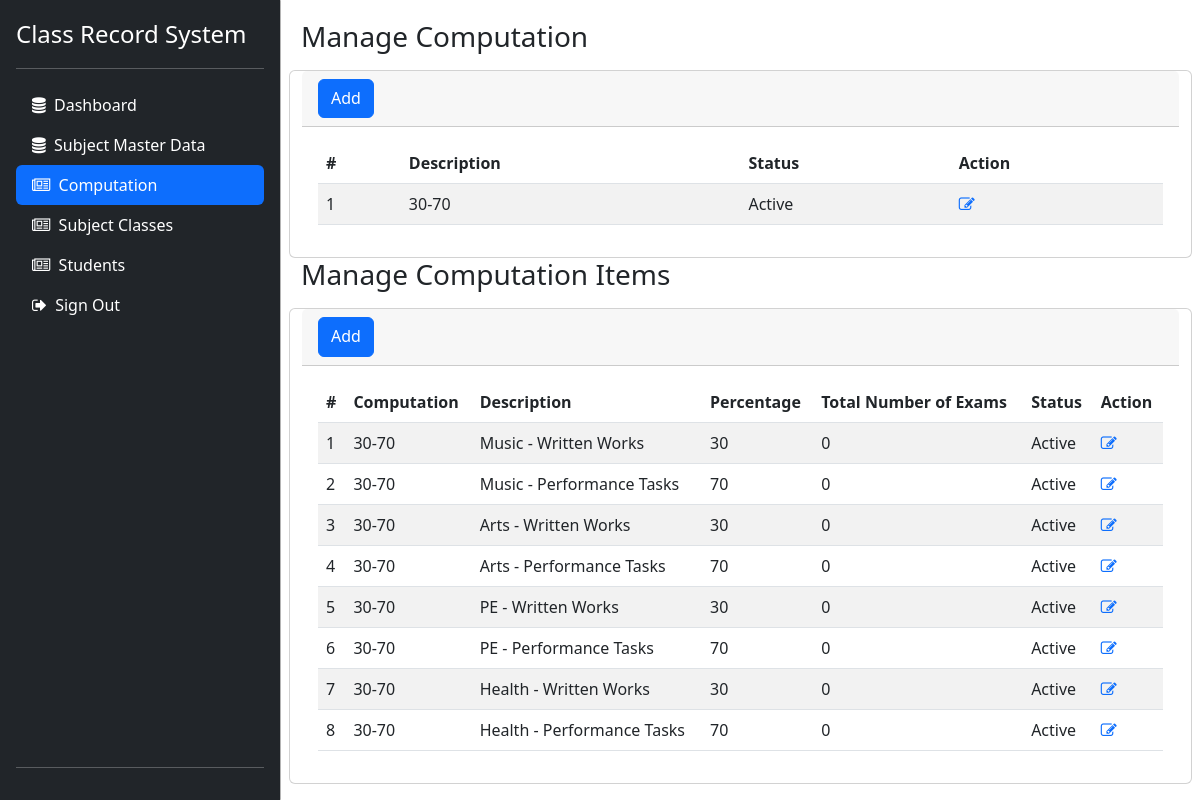
Page /admin/teacher_computation.php (signed in) on the committed database.
### tables this page shows
CREATE TABLE `computation_master` (
  `computationMasterId` int NOT NULL,
  `description` varchar(255) NOT NULL,
  `status` enum('Active','Inactive','Deleted') NOT NULL,
  `datecreated` datetime NOT NULL,
  `dateupdated` datetime NOT NULL,
  `userId` int NOT NULL
);

CREATE TABLE `computation_items` (
  `computationItemsId` int NOT NULL,
  `computationMasterId` int NOT NULL,
  `userId` int NOT NULL,
  `description` varchar(255) NOT NULL,
  `percentage` int NOT NULL,
  `status` enum('Active','Inactive','Deleted') NOT NULL,
  `datecreated` datetime NOT NULL,
  `dateupdated` datetime NOT NULL,
  `total_exams` int NOT NULL
);

### libraries/data_interface.php (called while the page is built, shortened)
<?php
class jpacObject{
	private $conn;
	public function __construct(){
  		try {
	 		$this->conn = new PDO("mysql:host=".db_server.";dbname=".db_name, db_user, db_pass);
  			$this->conn->setAttribute(PDO::ATTR_ERRMODE, PDO::ERRMODE_EXCEPTION);
		} catch(PDOException $e) {
		  	echo "Connection failed: " . $e->getMessage();
		  	die;
		}
	}
	function SQLQuery($sql) {
		$sth=$this->conn->prepare($sql);
		$sth->execute();
		$result = $sth->fetchAll();
		return $result;
	}
}
?>

### admin/teacher_computation.php (the view, shortened to what this page needs)
<?php
$jpac=new JpacObject();
$userData=isset($_SESSION['userData']) ? $_SESSION['userData'] : [] ;
$computationMaster=$jpac->SQLQuery("SELECT * FROM computation_master WHERE userId='".$userData[0]['userId']."' ");
$computationItems=$jpac->SQLQuery("SELECT t0.*,t1.description as computation_description FROM computation_items t0 LEFT JOIN computation_master t1 on t0.computationMasterId=t1.computationMasterId WHERE t0.userId='".$userData[0]['userId']."' ORDER BY t0.computationMasterId ASC");
?>
<!doctype html>
<html lang="en">
  <head>
<link href="css/bootstrap.min.css" rel="stylesheet">
<link rel="stylesheet" href="https://cdnjs.cloudflare.com/ajax/libs/font-awesome/4.7.0/css/font-awesome.min.css">
    <link href="sidebars.css" rel="stylesheet">
  </head>
  <body>
<main class="d-flex flex-nowrap">
    <?php include_once("sidebar.php"); ?>
  <div class="container-fluid p-0" style="margin:20px;">
  <h1 class="h3 mb-3">Manage Computation</h1>
					<div class="row">
                        <div class="card">
                            <div class="card-header text-right">
                                <button class="btn btn-primary" onclick="showModalData('add')"  data-toggle="modal" data-target="#modalData">Add <i class="align-middle" data-feather="plus-circle"></i> </button>
                            </div>
                            <div class="card-body table-responsive">
                            <table class="table table-striped table-hover" id="usersTable">
									<thead>
										<tr>
											<th>#</th>
											<th>Description</th>
											<th>Status</th>
											<th>Action</th>
                                        </tr>
									</thead>
									<tbody>
										<?php
                                        $result=$computationMaster;
                                        for($i=0;$i<count($result);$i++){
                                        ?>
										<tr>
											<td><?= ($i+1) ?></td>
											<td><?= $result[$i]['description'] ?></td>
											<td><?= $result[$i]['status'] ?></td>
											<td class="table-action">
												<a href="#" data-toggle="modal" data-target="#modalData" onclick="showModalData('edit','<?= $result[$i]['computationMasterId'] ?>','<?= $result[$i]['description'] ?>','<?= $result[$i]['status'] ?>')">
												    <i class="fa fa-edit"></i>
                                                </a>
										</tr>
                                        <?php } ?>
									</tbody>
								</table>
                            </div>
                        </div>
					</div>
                    <h1 class="h3 mb-3">Manage Computation Items</h1>
					<div class="row">
                        <div class="card">
                            <div class="card-header text-right">
                                <button class="btn btn-primary" onclick="showModalDataItems('add')"  data-toggle="modal" data-target="#modalDataItems">Add <i class="align-middle" data-feather="plus-circle"></i> </button>
                            </div>
                            <div class="card-body table-responsive">
                            <table class="table table-striped table-hover" id="usersTable">
									<thead>
										<tr>
											<th>#</th>
											<th>Computation</th>
											<th>Description</th>
											<th>Percentage</th>
											<th>Total Number of Exams</th>
											<th>Status</th>
											<th>Action</th>
                                        </tr>
									</thead>
									<tbody>
										<?php
                                        $result=$computationItems;
                                        for($i=0;$i<count($result);$i++){
                                        ?>
										<tr>
											<td><?= ($i+1) ?></td>
											<td><?= $result[$i]['computation_description'] ?></td>
											<td><?= $result[$i]['description'] ?></td>
											<td><?= $result[$i]['percentage'] ?></td>
											<td><?= $result[$i]['total_exams'] ?></td>
											<td><?= $result[$i]['status'] ?></td>
											<td class="table-action">
												<a href="#" data-toggle="modal" data-target="#modalDataItems" onclick="showModalDataItems('edit','<?= $result[$i]['computationItemsId'] ?>','<?= $result[$i]['computationMasterId'] ?>','<?= $result[$i]['description'] ?>','<?= $result[$i]['percentage'] ?>','<?= $result[$i]['status'] ?>','<?= $result[$i]['total_exams'] ?>')">
                                                    <i class="fa fa-edit"></i>
                                                </a>
											</td>
										</tr>
                                        <?php } ?>
									</tbody>
								</table>
                            </div>
                        </div>
					</div>
</div>
</main>
<link rel="stylesheet" type="text/css" href="https://cdn.datatables.net/v/bs5/dt-1.11.5/datatables.min.css"/>
  </body>
</html>

### admin/sidebars.css (style rules this page uses)
body { min-height: 100vh; min-height: -webkit-fill-available; }
html { height: -webkit-fill-available; }
main { height: 100vh; height: -webkit-fill-available; max-height: 100vh; overflow-x: auto; overflow-y: hidden; }

### rows in the picture
computation_master: description "30-70", status "Active"
computation_items: computationMasterId.description "30-70", description "Music - Written Works", percentage "30", total_exams "0", status "Active"
computation_items: computationMasterId.description "30-70", description "Music - Performance Tasks", percentage "70", total_exams "0", status "Active"
computation_items: computationMasterId.description "30-70", description "Arts - Written Works", percentage "30", total_exams "0", status "Active"
computation_items: computationMasterId.description "30-70", description "Arts - Performance Tasks", percentage "70", total_exams "0", status "Active"
computation_items: computationMasterId.description "30-70", description "PE - Written Works", percentage "30", total_exams "0", status "Active"
computation_items: computationMasterId.description "30-70", description "PE - Performance Tasks", percentage "70", total_exams "0", status "Active"
computation_items: computationMasterId.description "30-70", description "Health - Written Works", percentage "30", total_exams "0", status "Active"
computation_items: computationMasterId.description "30-70", description "Health - Performance Tasks", percentage "70", total_exams "0", status "Active"
